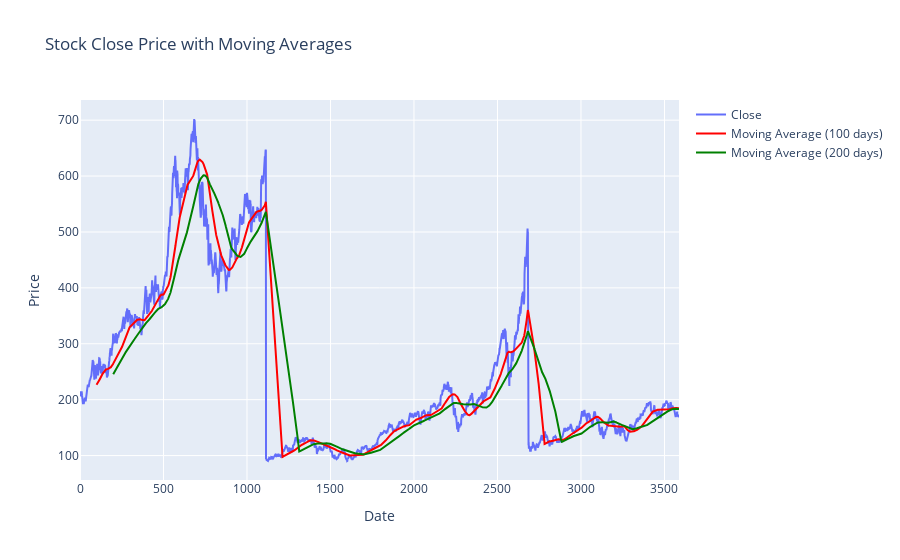

Notebook source saved alongside this figure:
### Code cell
import plotly.graph_objects as go

# Create a figure
fig = go.Figure()

# Add trace for the closing price
fig.add_trace(go.Scatter(x=df.index, y=df['close'], mode='lines', name='Close'))

# Add trace for the moving average (assuming ma100 and ma200 are already defined)
fig.add_trace(go.Scatter(x=df.index, y=ma100, mode='lines', name='Moving Average (100 days)', line=dict(color='red')))
fig.add_trace(go.Scatter(x=df.index, y=ma200, mode='lines', name='Moving Average (200 days)', line=dict(color='green')))

# Update layout
fig.update_layout(title='Stock Close Price with Moving Averages',
                  xaxis_title='Date',
                  yaxis_title='Price')

# Show plot
fig.show()

### Figure 1 — Plotly figure (JSON) as saved in the notebook; plotly's stock layout.template omitted (floating-point values rounded to 4 significant figures; data arrays with more than 128 entries replaced by an {"elided": "..."} marker saying what was removed)
{"data": [{"mode": "lines", "name": "Close", "type": "scatter", "x": {"elided": "3588 int values"}, "y": {"elided": "3588 float values"}}, {"line": {"color": "red"}, "mode": "lines", "name": "Moving Average (100 days)", "type": "scatter", "x": {"elided": "3588 int values"}, "y": {"elided": "3588 float values"}}, {"line": {"color": "green"}, "mode": "lines", "name": "Moving Average (200 days)", "type": "scatter", "x": {"elided": "3588 int values"}, "y": {"elided": "3588 float values"}}], "layout": {"title": {"text": "Stock Close Price with Moving Averages"}, "xaxis": {"title": {"text": "Date"}}, "yaxis": {"title": {"text": "Price"}}}}
